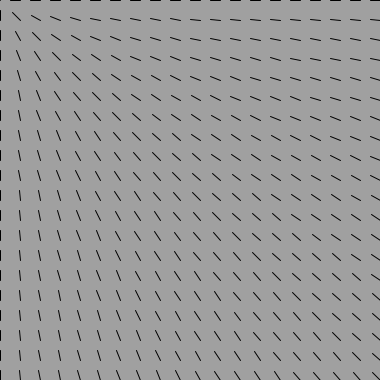
Frame 1 (no input)
Frame 60 (the mouse pressed at the canvas centre just before this capture): identical to frame 1, image omitted
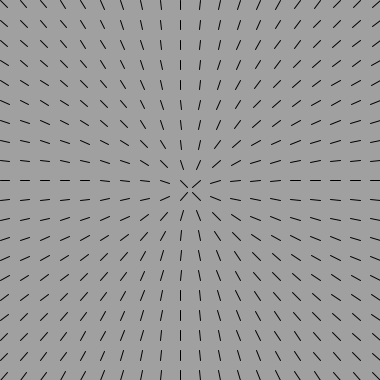
Frame 120 (the mouse held since frame 60 and released just before this capture)

The Processing sketch that drew these frames (run headless with seeded random() and noise(); from frame 60 on, the mouse is pressed at the canvas centre):

// Processing sketch: example03_var02b
// ── example03_var02b.pde
/*
Nature of Code - Chapter 1
 Example 1.3: Vector subtraction
 Variation 02a: Many vectors (with array)
 
 Author: Fabio Sasseron
 https://github.com/whysasse/mcqb
 */

//CHANGE HERE
int escala = 20; // change size accordingly

PVector [] mouses = new PVector[escala*escala];
PVector [] positions = new PVector[escala*escala];

void setup() {
  // size = escala*escala-20
  size(380, 380);
}

void draw() {
  noCursor();
  background(160);
  //translate(200, 200);

  for (int i = 0; i < escala; i++) {
    pushMatrix();
    for (int j = 0; j < escala; j++) {
      mouses[i*j] = new PVector(mouseX, mouseY);
      positions[i*j] = new PVector(j*20, i*20);
      mouses[i*j].sub(positions[i*j]);
      mouses[i*j].normalize();
      mouses[i*j].mult(10);
      line(0, 0, mouses[i*j].x, mouses[i*j].y);
      translate(20, 0);
    }
    popMatrix();
    translate(0, 20);
  }
}
